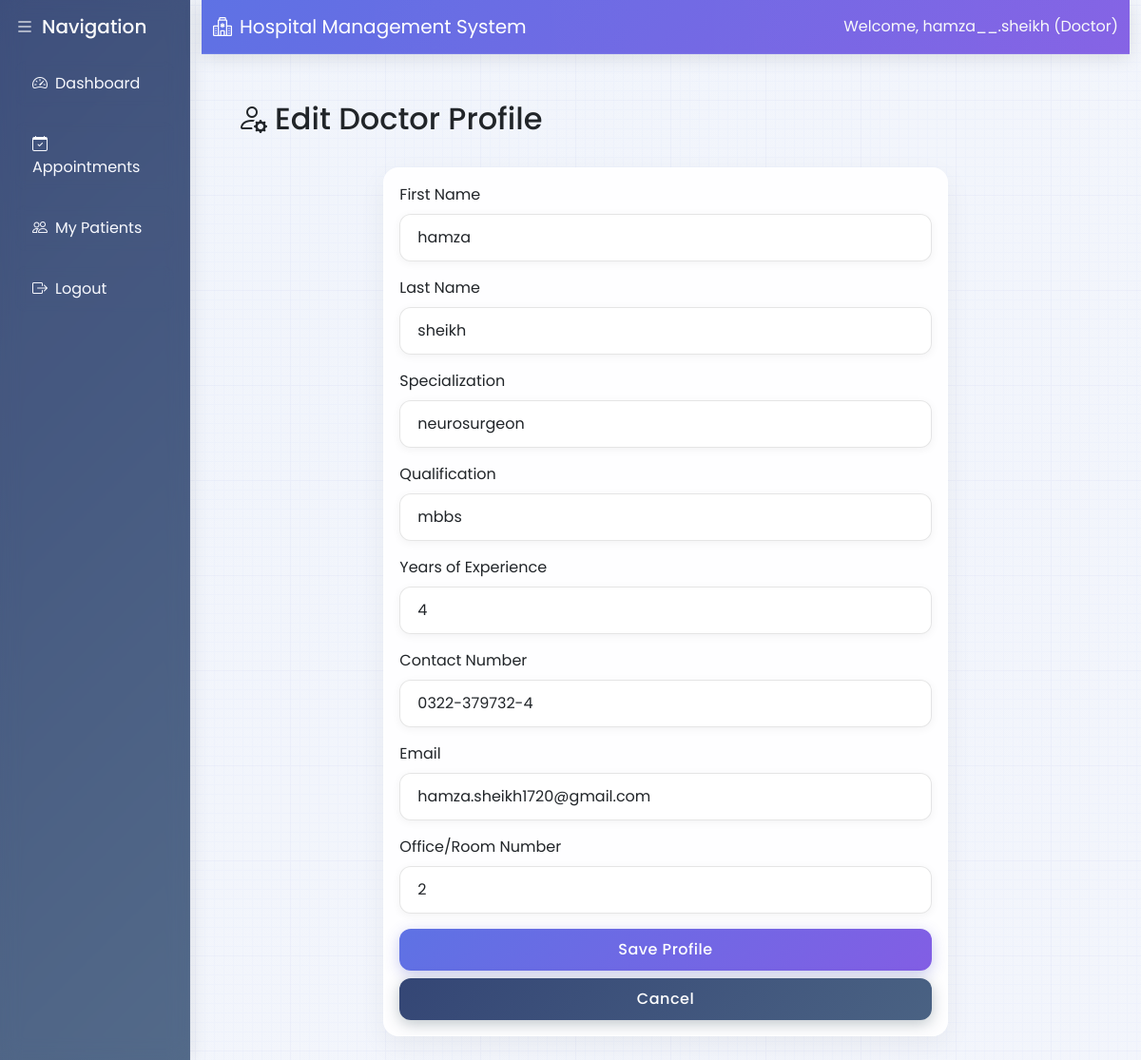
The page /doctors/profile/edit (signed in) on the database its author committed.
### app/models.py (models this page shows, shortened)
class User(db.Model, UserMixin):
    id = db.Column(db.Integer, primary_key=True)
    username = db.Column(db.String(20), unique=True, nullable=False)
    email = db.Column(db.String(120), unique=True, nullable=False)
    password_hash = db.Column(db.String(128), nullable=False)
    role = db.Column(db.String(20), nullable=False)  # 'admin', 'doctor', 'nurse', 'receptionist', 'store_manager'
    created_at = db.Column(db.DateTime, default=datetime.utcnow)
    doctor_profile = db.relationship('Doctor', backref='user', uselist=False, cascade='all, delete-orphan')
    nurse_profile = db.relationship('Nurse', backref='user', uselist=False, cascade='all, delete-orphan')
    receptionist_profile = db.relationship('Receptionist', backref='user', uselist=False, cascade='all, delete-orphan')
    store_manager_profile = db.relationship('StoreManager', backref='user', uselist=False, cascade='all, delete-orphan')

class Doctor(db.Model):
    id = db.Column(db.Integer, primary_key=True)
    user_id = db.Column(db.Integer, db.ForeignKey('user.id'), nullable=False)
    first_name = db.Column(db.String(50), nullable=False)
    last_name = db.Column(db.String(50), nullable=False)
    specialization = db.Column(db.String(100), nullable=False)
    qualification = db.Column(db.String(200), nullable=False)
    experience_years = db.Column(db.Integer)
    contact_number = db.Column(db.String(15), nullable=False)
    email = db.Column(db.String(120), nullable=False)
    office_room = db.Column(db.String(10))
    appointments = db.relationship('Appointment', backref='doctor', lazy=True, cascade='all, delete-orphan')
    prescriptions = db.relationship('Prescription', backref='doctor', lazy=True, cascade='all, delete-orphan')

### app/doctors/routes.py (the view)
@doctors.route('/doctors/profile/edit', methods=['GET', 'POST'])
@login_required
def edit_profile():
    if current_user.role != 'doctor':
        flash('You do not have permission to view this page', 'danger')
        return redirect(url_for('main.home'))
    doctor = Doctor.query.filter_by(user_id=current_user.id).first_or_404()
    form = DoctorProfileForm()
    if form.validate_on_submit():
        doctor.first_name = form.first_name.data
        doctor.last_name = form.last_name.data
        doctor.specialization = form.specialization.data
        doctor.qualification = form.qualification.data
        doctor.experience_years = form.experience_years.data
        doctor.contact_number = form.contact_number.data
        doctor.email = form.email.data
        doctor.office_room = form.office_room.data
        db.session.commit()
        flash('Your profile has been updated!', 'success')
        return redirect(url_for('doctors.dashboard'))
    elif request.method == 'GET':
        form.first_name.data = doctor.first_name
        form.last_name.data = doctor.last_name
        form.specialization.data = doctor.specialization
        form.qualification.data = doctor.qualification
        form.experience_years.data = doctor.experience_years
        form.contact_number.data = doctor.contact_number
        form.email.data = doctor.email
        form.office_room.data = doctor.office_room
    return render_template('doctors/edit_profile.html', title='Edit Doctor Profile', form=form)

### app/doctors/forms.py
class DoctorProfileForm(FlaskForm):
    first_name = StringField('First Name', validators=[DataRequired(), Length(min=2, max=50)])
    last_name = StringField('Last Name', validators=[DataRequired(), Length(min=2, max=50)])
    specialization = StringField('Specialization', validators=[DataRequired(), Length(max=100)])
    qualification = StringField('Qualification', validators=[DataRequired(), Length(max=200)])
    experience_years = IntegerField('Years of Experience', validators=[Optional(), NumberRange(min=0, max=70)])
    contact_number = StringField('Contact Number', validators=[DataRequired(), Length(min=10, max=15)])
    email = StringField('Email', validators=[DataRequired(), Email()])
    office_room = StringField('Office/Room Number', validators=[Optional(), Length(max=10)])
    submit = SubmitField('Save Profile')

### app/models.py (called while the page is built)
@login_manager.user_loader
def load_user(user_id):
    return User.query.get(int(user_id))

### app/templates/doctors/edit_profile.html (shortened to what this page needs)
{% extends "base.html" %}
{% block content %}
<div class="container">
    <div class="row mb-4">
        <div class="col">
            <h2><i class="bi bi-person-gear me-2"></i>Edit Doctor Profile</h2>
        </div>
    </div>
    <div class="row">
        <div class="col-md-8 mx-auto">
            <div class="card">
                <div class="card-body">
                    <form method="POST">
                        <div class="mb-3">
                            {{ form.first_name.label(class="form-label") }}
                            {{ form.first_name(class="form-control" + (" is-invalid" if form.first_name.errors else "")) }}
                        </div>
                        <div class="mb-3">
                            {{ form.last_name.label(class="form-label") }}
                            {{ form.last_name(class="form-control" + (" is-invalid" if form.last_name.errors else "")) }}
                        </div>
                        <div class="mb-3">
                            {{ form.specialization.label(class="form-label") }}
                            {{ form.specialization(class="form-control" + (" is-invalid" if form.specialization.errors else "")) }}
                        </div>
                        <div class="mb-3">
                            {{ form.qualification.label(class="form-label") }}
                            {{ form.qualification(class="form-control" + (" is-invalid" if form.qualification.errors else "")) }}
                        </div>
                        <div class="mb-3">
                            {{ form.experience_years.label(class="form-label") }}
                            {{ form.experience_years(class="form-control" + (" is-invalid" if form.experience_years.errors else "")) }}
                        </div>
                        <div class="mb-3">
                            {{ form.contact_number.label(class="form-label") }}
                            {{ form.contact_number(class="form-control" + (" is-invalid" if form.contact_number.errors else "")) }}
                        </div>
                        <div class="mb-3">
                            {{ form.email.label(class="form-label") }}
                            {{ form.email(class="form-control" + (" is-invalid" if form.email.errors else "")) }}
                        </div>
                        <div class="mb-3">
                            {{ form.office_room.label(class="form-label") }}
                            {{ form.office_room(class="form-control" + (" is-invalid" if form.office_room.errors else "")) }}
                        </div>
                        <div class="d-grid gap-2">
                            {{ form.submit(class="btn btn-primary") }}
                            <a href="{{ url_for('doctors.dashboard') }}" class="btn btn-secondary">Cancel</a>
                        </div>
                    </form>
                </div>
            </div>
        </div>
    </div>
</div>
{% endblock %}

### app/templates/base.html (shortened to what this page needs)
<!DOCTYPE html>
<html lang="en">
<head>
    <link href="https://cdn.jsdelivr.net/npm/bootstrap@5.3.0/dist/css/bootstrap.min.css" rel="stylesheet">
    <link rel="stylesheet" href="https://cdn.jsdelivr.net/npm/bootstrap-icons@1.10.0/font/bootstrap-icons.css">
    <link rel="stylesheet" href="https://cdnjs.cloudflare.com/ajax/libs/animate.css/4.1.1/animate.min.css">
    <link rel="stylesheet" href="https://cdn.jsdelivr.net/npm/sweetalert2@11/dist/sweetalert2.min.css">
</head>
<body>
    <div class="container-fluid">
        <div class="row">
            {% if current_user.is_authenticated %}
            <div class="col-md-2 sidebar p-0">
                <div class="d-flex flex-column p-3">
                    <h5 class="text-light mb-3 animate__animated animate__fadeIn"><i class="bi bi-list me-2"></i>Navigation</h5>
                    {% if current_user.role == 'doctor' %}
                    <a href="{{ url_for('doctors.dashboard') }}" class="nav-link {% if request.endpoint.startswith('doctors.dashboard') %}active{% endif %}">
                        <i class="bi bi-speedometer2 me-2"></i>Dashboard
                    </a>
                    <a href="{{ url_for('doctors.appointments') }}" class="nav-link {% if request.endpoint.startswith('doctors.appointments') %}active{% endif %}">
                        <i class="bi bi-calendar-check me-2"></i>Appointments
                    </a>
                    <a href="{{ url_for('doctors.patients') }}" class="nav-link {% if request.endpoint.startswith('doctors.patients') %}active{% endif %}">
                        <i class="bi bi-people me-2"></i>My Patients
                    </a>
                    {% endif %}
                    <a href="{{ url_for('auth.logout') }}" class="nav-link">
                        <i class="bi bi-box-arrow-right me-2"></i>Logout
                    </a>
                </div>
            </div>
            {% endif %}
            <div class="col{% if current_user.is_authenticated %}-md-10{% endif %}">
                <nav class="navbar navbar-expand-lg mb-4">
                    <div class="container-fluid">
                        <a class="navbar-brand" href="{{ url_for('main.home') }}">
                            <i class="bi bi-hospital me-2"></i>Hospital Management System
                        </a>
                        {% if current_user.is_authenticated %}
                        <div class="navbar-text text-light">
                            Welcome, {{ current_user.username }} ({{ current_user.role.replace('_', ' ').title() }})
                        </div>
                        {% endif %}
                    </div>
                </nav>
                <div class="main-content page-transition">
                    {% block content %}{% endblock %}
                </div>
            </div>
        </div>
    </div>
</body>
</html>

### rows shown on the page
User: username "hamza__.sheikh", role.replace "Doctor"
Doctor: first_name "hamza", last_name "sheikh", specialization "neurosurgeon", qualification "mbbs", experience_years "4", contact_number "0322-379732-4", email "hamza.sheikh1720@gmail.com", office_room "2"
